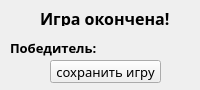
<?xml version="1.0" encoding="UTF-8"?>
<ui version="4.0">
 <class>MainWindow</class>
 <widget class="QMainWindow" name="MainWindow">
  <property name="geometry">
   <rect>
    <x>0</x>
    <y>0</y>
    <width>200</width>
    <height>90</height>
   </rect>
  </property>
  <property name="font">
   <font>
    <pointsize>10</pointsize>
   </font>
  </property>
  <property name="windowTitle">
   <string>MainWindow</string>
  </property>
  <widget class="QWidget" name="centralwidget">
   <property name="enabled">
    <bool>true</bool>
   </property>
   <property name="sizePolicy">
    <sizepolicy hsizetype="Fixed" vsizetype="Fixed">
     <horstretch>0</horstretch>
     <verstretch>0</verstretch>
    </sizepolicy>
   </property>
   <property name="minimumSize">
    <size>
     <width>200</width>
     <height>90</height>
    </size>
   </property>
   <property name="maximumSize">
    <size>
     <width>200</width>
     <height>89</height>
    </size>
   </property>
   <widget class="QLabel" name="label">
    <property name="geometry">
     <rect>
      <x>40</x>
      <y>10</y>
      <width>131</width>
      <height>16</height>
     </rect>
    </property>
    <property name="font">
     <font>
      <family>Rubik</family>
      <pointsize>12</pointsize>
      <weight>75</weight>
      <bold>true</bold>
     </font>
    </property>
    <property name="text">
     <string>Игра окончена!</string>
    </property>
   </widget>
   <widget class="QLabel" name="winner_label">
    <property name="geometry">
     <rect>
      <x>10</x>
      <y>40</y>
      <width>171</width>
      <height>16</height>
     </rect>
    </property>
    <property name="font">
     <font>
      <family>Rubik</family>
      <weight>75</weight>
      <bold>true</bold>
     </font>
    </property>
    <property name="text">
     <string>Победитель:</string>
    </property>
   </widget>
   <widget class="HoveringButton" name="save_game_btn">
    <property name="geometry">
     <rect>
      <x>50</x>
      <y>60</y>
      <width>111</width>
      <height>23</height>
     </rect>
    </property>
    <property name="font">
     <font>
      <family>Rubik</family>
     </font>
    </property>
    <property name="text">
     <string>сохранить игру</string>
    </property>
   </widget>
  </widget>
 </widget>
 <customwidgets>
  <customwidget>
   <class>HoveringButton</class>
   <extends>QPushButton</extends>
   <header>CustomButtons</header>
  </customwidget>
 </customwidgets>
 <resources/>
 <connections/>
</ui>
